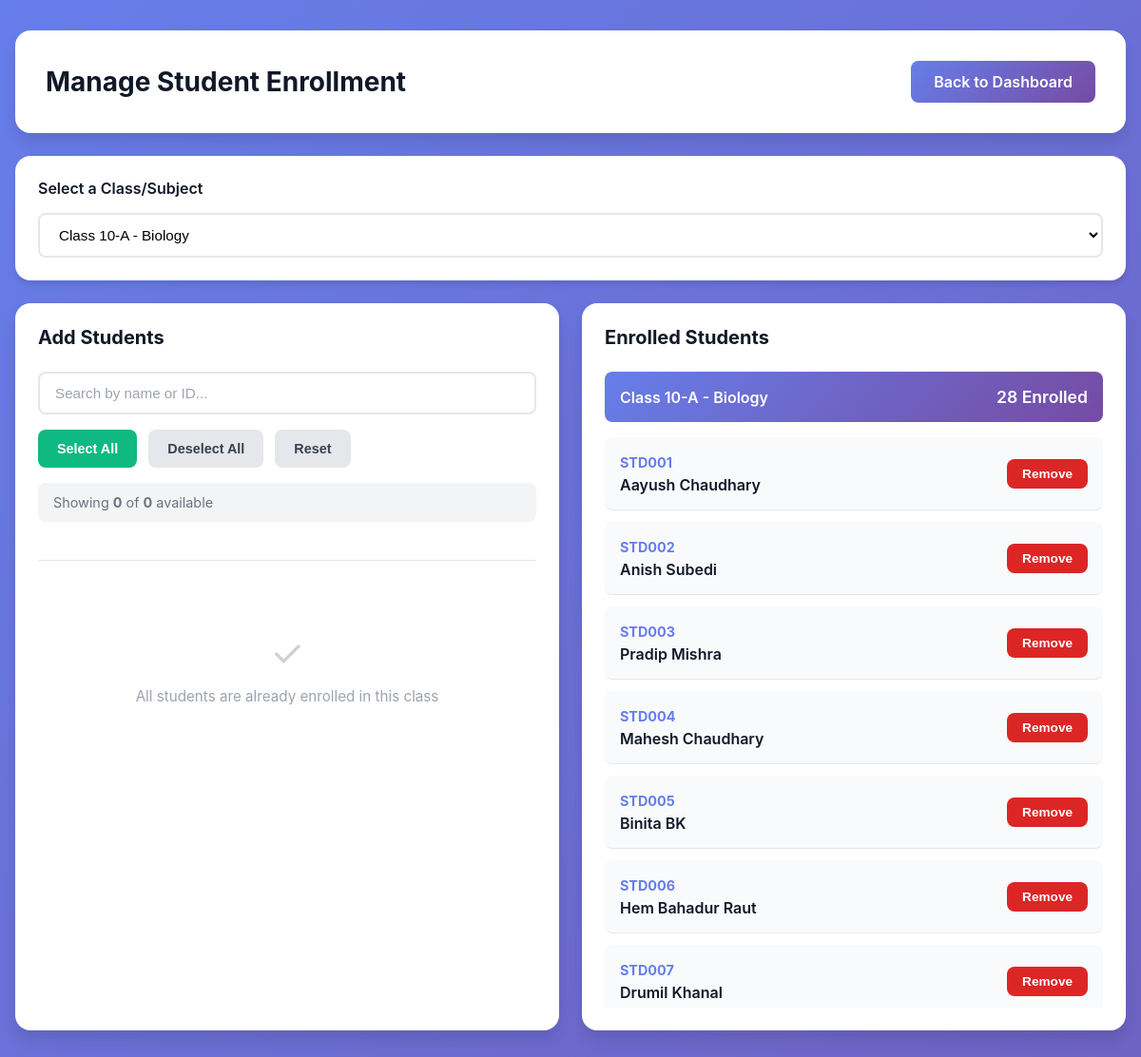
The page /teacher/manage_students.php (signed in) on the database as committed earlier.
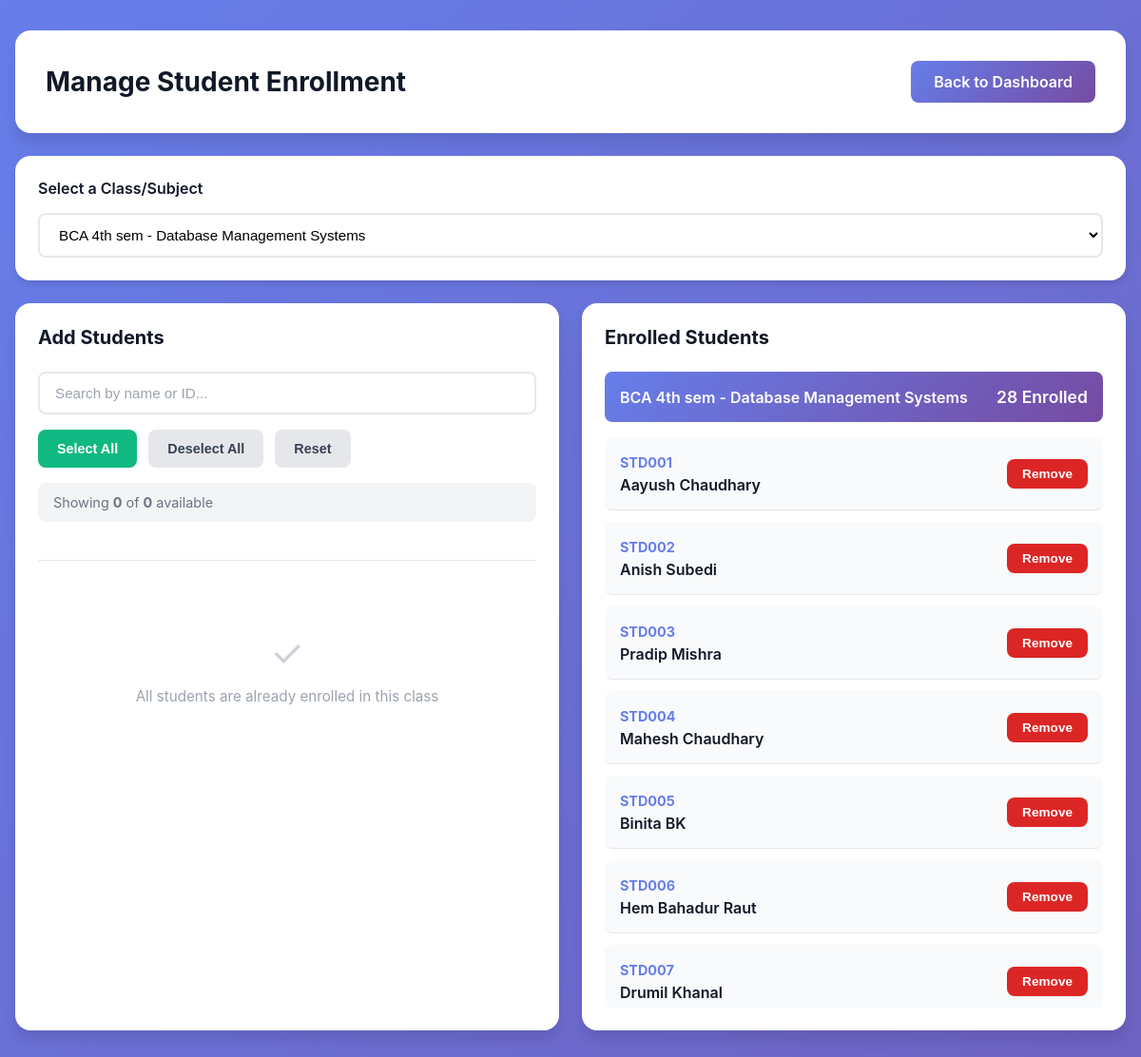
The same page on the database as committed later.
### tables this page shows
CREATE TABLE IF NOT EXISTS class_subject (
  id INT AUTO_INCREMENT PRIMARY KEY,
  class_name VARCHAR(50) NOT NULL,
  subject_name VARCHAR(100) NOT NULL,
  description TEXT,
  is_active BOOLEAN DEFAULT TRUE,
  created_at TIMESTAMP DEFAULT CURRENT_TIMESTAMP,
  updated_at TIMESTAMP DEFAULT CURRENT_TIMESTAMP ON UPDATE CURRENT_TIMESTAMP,
  UNIQUE KEY unique_class_subject (class_name, subject_name),
  INDEX idx_class_name (class_name),
  INDEX idx_is_active (is_active)
);

CREATE TABLE IF NOT EXISTS student (
  id INT AUTO_INCREMENT PRIMARY KEY,
  student_no VARCHAR(50) NOT NULL UNIQUE,
  full_name VARCHAR(100) NOT NULL,
  email VARCHAR(100),
  phone VARCHAR(20),
  password_hash VARCHAR(255) NOT NULL,
  is_active BOOLEAN DEFAULT TRUE,
  created_at TIMESTAMP DEFAULT CURRENT_TIMESTAMP,
  updated_at TIMESTAMP DEFAULT CURRENT_TIMESTAMP ON UPDATE CURRENT_TIMESTAMP,
  INDEX idx_student_no (student_no),
  INDEX idx_is_active (is_active),
  INDEX idx_full_name (full_name)
);

### src/teacher/manage_students.php (the view, shortened to what this page needs)
<?php
$pdo = db();
$stmt = $pdo->query("SELECT id, class_name, subject_name FROM class_subject ORDER BY class_name, subject_name");
$classes = $stmt->fetchAll(PDO::FETCH_ASSOC);
$selectedClassId = (int)($_GET['class_id'] ?? ($classes[0]['id'] ?? 0));
$selectedClass = null;
$enrolledStudents = [];
$enrolledCount = 0;
if ($selectedClassId) {
    $stmt = $pdo->prepare("SELECT * FROM class_subject WHERE id = ?");
    $stmt->execute([$selectedClassId]);
    $selectedClass = $stmt->fetch(PDO::FETCH_ASSOC);
    $stmt = $pdo->prepare("
        SELECT s.id, s.student_no, s.full_name, s.email, s.phone
        FROM student s
        JOIN student_enrollment se ON se.student_id = s.id
        WHERE se.class_subject_id = ?
        ORDER BY s.student_no
    ");
    $stmt->execute([$selectedClassId]);
    $enrolledStudents = $stmt->fetchAll(PDO::FETCH_ASSOC);
    $enrolledCount = count($enrolledStudents);
}
$availableStudents = [];
?>
<!DOCTYPE html>
<html lang="en">
<head>
</head>
<body>
    <div class="container">
        <div class="header">
            <h1>Manage Student Enrollment</h1>
            <a href="/teacher/dashboard.php">Back to Dashboard</a>
        </div>
        <div class="class-selector">
            <h3>Select a Class/Subject</h3>
            <form method="get">
                <select name="class_id" onchange="this.form.submit()" required>
                    <?php foreach ($classes as $class): ?>
                        <option value="<?= $class['id'] ?>" <?= $class['id'] == $selectedClassId ? 'selected' : '' ?>>
                            <?= htmlspecialchars($class['class_name'] . ' - ' . $class['subject_name']) ?>
                        </option>
                    <?php endforeach; ?>
                </select>
            </form>
        </div>
        <?php if ($selectedClassId && $selectedClass): ?>
            <div class="grid">
                <div class="card">
                    <h2>Add Students</h2>
                    <div class="search-section">
                        <div class="search-box">
                            <input
                                type="text"
                                id="searchInput"
                                placeholder="Search by name or ID..."
                                onkeyup="filterStudents()"
                            >
                        </div>
                        <div class="filter-buttons">
                            <button class="btn btn-success" onclick="selectAllStudents()">Select All</button>
                            <button class="btn btn-secondary" onclick="deselectAllStudents()">Deselect All</button>
                            <button class="btn btn-secondary" onclick="resetSearch()">Reset</button>
                        </div>
                        <div class="results-counter">
                            Showing <strong id="visibleCount"><?= count($availableStudents) ?></strong> of
                            <strong id="totalCount"><?= count($availableStudents) ?></strong> available
                        </div>
                    </div>
                    <?php if (empty($availableStudents)): ?>
                        <div class="empty-state">
                            <div class="empty-state-icon">✓</div>
                            <p>All students are already enrolled in this class</p>
                        </div>
                    <?php endif; ?>
                </div>
                <div class="card">
                    <h2>Enrolled Students</h2>
                    <div class="enrolled-header">
                        <span><?= htmlspecialchars($selectedClass['class_name'] . ' - ' . $selectedClass['subject_name']) ?></span>
                        <span class="enrolled-count"><?= $enrolledCount ?> Enrolled</span>
                    </div>
                    <?php if (empty($enrolledStudents)): ?>
                        <div class="empty-state">
                            <div class="empty-state-icon">No students</div>
                            <p>Add students from the left panel</p>
                        </div>
                    <?php else: ?>
                        <div class="enrolled-list">
                            <?php foreach ($enrolledStudents as $student): ?>
                                <div class="enrolled-item">
                                    <div class="enrolled-info">
                                        <span class="enrolled-no"><?= htmlspecialchars($student['student_no']) ?></span>
                                        <span class="enrolled-name"><?= htmlspecialchars($student['full_name']) ?></span>
                                    </div>
                                    <form method="post" style="margin: 0;">
                                        <button type="submit" class="btn btn-remove"
                                                onclick="return confirm('Remove this student?')">
                                            Remove
                                        </button>
                                    </form>
                                </div>
                            <?php endforeach; ?>
                        </div>
                    <?php endif; ?>
                </div>
            </div>
        <?php endif; ?>
    </div>
</body>
</html>

### src/teacher/manage_students.php (style rules this page uses)
* { margin: 0; padding: 0; box-sizing: border-box; }
body { font-family: -apple-system, BlinkMacSystemFont, 'Segoe UI', 'Roboto', sans-serif; background: linear-gradient(135deg, #667eea 0%, #764ba2 100%); min-height: 100vh; padding: 2rem 1rem; }
.container { max-width: 1200px; margin: 0 auto; }
.header { background: white; padding: 2rem; border-radius: 1rem; margin-bottom: 1.5rem; box-shadow: 0 10px 15px rgba(0, 0, 0, 0.1); display: flex; justify-content: space-between; align-items: center; }
.header h1 { font-size: 1.75rem; font-weight: 700; color: #111827; }
.header a { color: white; background: linear-gradient(135deg, #667eea 0%, #764ba2 100%); padding: 0.75rem 1.5rem; border-radius: 0.5rem; text-decoration: none; font-weight: 600; transition: all 0.2s; }
.class-selector { background: white; padding: 1.5rem; border-radius: 1rem; margin-bottom: 1.5rem; box-shadow: 0 4px 6px rgba(0, 0, 0, 0.1); }
.class-selector h3 { margin-bottom: 1rem; color: #111827; font-size: 1rem; font-weight: 600; }
.class-selector select { width: 100%; padding: 0.75rem 1rem; border: 2px solid #e5e7eb; border-radius: 0.5rem; font-size: 0.95rem; background: white; cursor: pointer; transition: all 0.2s; }
.grid { display: grid; grid-template-columns: 1fr 1fr; gap: 1.5rem; margin-bottom: 2rem; }
.card { background: white; border-radius: 1rem; box-shadow: 0 10px 15px rgba(0, 0, 0, 0.1); padding: 1.5rem; }
.card h2 { font-size: 1.25rem; margin-bottom: 1.5rem; color: #111827; font-weight: 700; }
.search-section { margin-bottom: 1.5rem; padding-bottom: 1.5rem; border-bottom: 1px solid #e5e7eb; }
.search-box { position: relative; margin-bottom: 1rem; }
.search-box input { width: 100%; padding: 0.75rem 1rem; border: 2px solid #e5e7eb; border-radius: 0.5rem; font-size: 0.95rem; transition: all 0.2s; }
.search-box input::placeholder { color: #9ca3af; }
.filter-buttons { display: flex; flex-wrap: wrap; gap: 0.75rem; margin-bottom: 1rem; }
.btn { padding: 0.75rem 1.25rem; border: none; border-radius: 0.5rem; cursor: pointer; font-weight: 600; font-size: 0.9rem; transition: all 0.2s; }
.btn-success { background: #10b981; color: white; }
.btn-secondary { background: #e5e7eb; color: #374151; }
.results-counter { padding: 0.75rem 1rem; background: #f3f4f6; border-radius: 0.5rem; font-size: 0.9rem; color: #6b7280; margin-bottom: 1rem; }
.enrolled-header { background: linear-gradient(135deg, #667eea 0%, #764ba2 100%); color: white; padding: 1rem; border-radius: 0.5rem; margin-bottom: 1rem; display: flex; justify-content: space-between; align-items: center; font-weight: 600; }
.enrolled-count { font-size: 1.1rem; }
.enrolled-list { max-height: 600px; overflow-y: auto; }
.enrolled-item { display: flex; justify-content: space-between; align-items: center; padding: 1rem; border-bottom: 1px solid #e5e7eb; background: #f9fafb; border-radius: 0.5rem; margin-bottom: 0.75rem; transition: all 0.2s; }
.enrolled-info { flex: 1; }
.enrolled-no { color: #667eea; font-weight: 700; font-size: 0.9rem; }
.enrolled-name { color: #111827; font-weight: 600; display: block; margin-top: 0.25rem; }
.btn-remove { background: #dc2626; color: white; padding: 0.5rem 1rem; font-size: 0.85rem; }
.empty-state { text-align: center; padding: 3rem 1rem; color: #9ca3af; }
.empty-state-icon { font-size: 2.5rem; margin-bottom: 0.75rem; opacity: 0.5; }
.empty-state p { font-size: 0.95rem; }

Rows that differ between the two databases and show on the page:
changed class_subject: class_name+subject_name "Class 10-A - Biology" → "BCA 4th sem - Database Management Systems"
Other text that changed with them:
form field class_id: "Class 10-A - Biology" → "BCA 4th sem - Database Management Systems"
